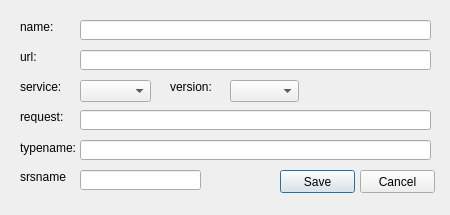
<?xml version="1.0" encoding="UTF-8"?>
<ui version="4.0">
 <class>Dialog</class>
 <widget class="QDialog" name="Dialog">
  <property name="geometry">
   <rect>
    <x>0</x>
    <y>0</y>
    <width>450</width>
    <height>215</height>
   </rect>
  </property>
  <property name="minimumSize">
   <size>
    <width>450</width>
    <height>215</height>
   </size>
  </property>
  <property name="maximumSize">
   <size>
    <width>450</width>
    <height>215</height>
   </size>
  </property>
  <property name="windowTitle">
   <string>Dialog</string>
  </property>
  <property name="modal">
   <bool>true</bool>
  </property>
  <widget class="QLabel" name="label">
   <property name="geometry">
    <rect>
     <x>20</x>
     <y>20</y>
     <width>46</width>
     <height>13</height>
    </rect>
   </property>
   <property name="text">
    <string>name:</string>
   </property>
  </widget>
  <widget class="QLabel" name="label_2">
   <property name="geometry">
    <rect>
     <x>20</x>
     <y>50</y>
     <width>46</width>
     <height>13</height>
    </rect>
   </property>
   <property name="text">
    <string>url:</string>
   </property>
  </widget>
  <widget class="QLabel" name="label_3">
   <property name="geometry">
    <rect>
     <x>20</x>
     <y>80</y>
     <width>46</width>
     <height>13</height>
    </rect>
   </property>
   <property name="text">
    <string>service:</string>
   </property>
  </widget>
  <widget class="QLabel" name="label_4">
   <property name="geometry">
    <rect>
     <x>170</x>
     <y>80</y>
     <width>46</width>
     <height>13</height>
    </rect>
   </property>
   <property name="text">
    <string>version:</string>
   </property>
  </widget>
  <widget class="QLabel" name="label_5">
   <property name="geometry">
    <rect>
     <x>20</x>
     <y>110</y>
     <width>46</width>
     <height>13</height>
    </rect>
   </property>
   <property name="text">
    <string>request:</string>
   </property>
  </widget>
  <widget class="QLabel" name="label_6">
   <property name="geometry">
    <rect>
     <x>20</x>
     <y>140</y>
     <width>61</width>
     <height>16</height>
    </rect>
   </property>
   <property name="text">
    <string>typename:</string>
   </property>
  </widget>
  <widget class="QLabel" name="label_7">
   <property name="geometry">
    <rect>
     <x>20</x>
     <y>170</y>
     <width>46</width>
     <height>13</height>
    </rect>
   </property>
   <property name="text">
    <string>srsname:</string>
   </property>
  </widget>
  <widget class="QLineEdit" name="le_name">
   <property name="geometry">
    <rect>
     <x>80</x>
     <y>20</y>
     <width>351</width>
     <height>20</height>
    </rect>
   </property>
  </widget>
  <widget class="QLineEdit" name="le_url">
   <property name="geometry">
    <rect>
     <x>80</x>
     <y>50</y>
     <width>351</width>
     <height>20</height>
    </rect>
   </property>
  </widget>
  <widget class="QLineEdit" name="le_request">
   <property name="geometry">
    <rect>
     <x>80</x>
     <y>110</y>
     <width>351</width>
     <height>20</height>
    </rect>
   </property>
  </widget>
  <widget class="QLineEdit" name="le_typename">
   <property name="geometry">
    <rect>
     <x>80</x>
     <y>140</y>
     <width>351</width>
     <height>20</height>
    </rect>
   </property>
  </widget>
  <widget class="QLineEdit" name="le_srsname">
   <property name="geometry">
    <rect>
     <x>80</x>
     <y>170</y>
     <width>121</width>
     <height>20</height>
    </rect>
   </property>
  </widget>
  <widget class="QComboBox" name="combo_service">
   <property name="geometry">
    <rect>
     <x>80</x>
     <y>80</y>
     <width>71</width>
     <height>22</height>
    </rect>
   </property>
  </widget>
  <widget class="QComboBox" name="combo_version">
   <property name="geometry">
    <rect>
     <x>230</x>
     <y>80</y>
     <width>69</width>
     <height>22</height>
    </rect>
   </property>
  </widget>
  <widget class="QPushButton" name="pb_save">
   <property name="geometry">
    <rect>
     <x>280</x>
     <y>170</y>
     <width>75</width>
     <height>23</height>
    </rect>
   </property>
   <property name="text">
    <string>Save</string>
   </property>
  </widget>
  <widget class="QPushButton" name="pb_cancel">
   <property name="geometry">
    <rect>
     <x>360</x>
     <y>170</y>
     <width>75</width>
     <height>23</height>
    </rect>
   </property>
   <property name="statusTip">
    <string notr="true"/>
   </property>
   <property name="text">
    <string notr="true">Cancel</string>
   </property>
  </widget>
 </widget>
 <tabstops>
  <tabstop>le_name</tabstop>
  <tabstop>le_url</tabstop>
  <tabstop>combo_service</tabstop>
  <tabstop>combo_version</tabstop>
  <tabstop>le_request</tabstop>
  <tabstop>le_typename</tabstop>
  <tabstop>le_srsname</tabstop>
  <tabstop>pb_cancel</tabstop>
  <tabstop>pb_save</tabstop>
 </tabstops>
 <connections/>
</ui>
